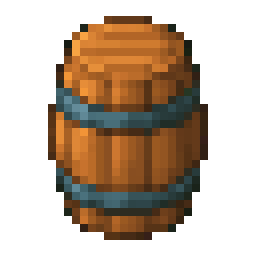
#> input picture tools/pixel/native/barrel.png, 32 x 32 px (shown 8 times larger)
$ python -i pixel.py   (imports and definitions only)
#> lines starting #> are read from the running program, lines starting #| are printed output that depends on the picture; after the words box and inside, x2 and y2 are one past the last pixel; in counts of white or black regions, pixels touching at a corner belong together
#!/usr/bin/env python3
"""Classic Shovey's pixel sprites: 32 by 32 pictures shown four times larger.

    python3 tools/pixel/pixel.py generate [NAME ...]   # draw missing sprites
    python3 tools/pixel/pixel.py fit [NAME ...]        # fit kept pictures again
    python3 tools/pixel/pixel.py build                 # write assets/shovey/sprites

Ground tiles, walls, pits and markings are drawn here. Characters and objects
come from an image model asked for pixel art on magenta: preferably Google Flow
(free; save its downloads as backup/pixel-raw/NAME-N.jpg and run `fit`), or
OpenRouter through `generate` (paid; key OPENROUTER_API_KEY). `fit` finds the
model's grid, sizes the object and keeps the result in tools/pixel/native.
"""
import argparse
import base64
import colorsys
import hashlib
import io
import json
import math
import os
import random
import sys
import urllib.request
from concurrent.futures import ThreadPoolExecutor
from pathlib import Path

import numpy as np
from PIL import Image, ImageDraw

ROOT = Path(__file__).resolve().parents[2]
HERE = ROOT / 'tools/pixel'
NATIVE = HERE / 'native'
RAW = ROOT / 'backup/pixel-raw'
SPRITES = ROOT / 'assets/shovey/sprites'
SIZE, SCALE = 32, 4
MODEL = 'google/gemini-3.1-flash-image'
SPEC = json.loads((HERE / 'sprites.json').read_text())
#> (reads tools/pixel/sprites.json from the repository)
#> further down, picture is the input picture: PIL image 32x32 RGBA; mean R, G, B, A 57.2, 39.9, 21.9, 115

# ---------------------------------------------------------------- generation


def magenta(pixels):
    r, g, b = (pixels[..., i].astype(int) for i in range(3))
    return (r > 170) & (b > 170) & (g < 110)


# [142 lines left out: functions extract, pixelate, ask, on_magenta, draw, fit and 1 more, not called in this run]


def native(name):
    return Image.open(NATIVE / f'{name}.png').convert('RGBA')


# ---------------------------------------------------------------- drawn tiles


# Each pit's body and rim are pulled halfway towards the body and shade of
# the ball it takes.
PIT_COLOURS = {
    'red': ((255, 0, 0), (132, 0, 0), (230, 0, 0), (167, 0, 0)),
    'blue': ((0, 0, 255), (0, 0, 132), (24, 99, 220), (7, 44, 130)),
    'green': ((0, 255, 0), (0, 130, 0), (65, 180, 70), (34, 122, 47)),
    'cyan': ((0, 255, 255), (0, 132, 132), (65, 176, 180), (34, 109, 122)),
    'purple': ((170, 0, 255), (88, 0, 132), (119, 24, 220), (76, 7, 130)),
    'yellow': ((255, 255, 0), (132, 132, 0), (230, 227, 0), (167, 165, 0)),
}


# [18 lines left out: function pit, not called in this run]


def shade(colour, factor):
    return tuple(max(0, min(255, round(c * factor))) for c in colour[:3]) + (255,)


FLOOR = (208, 211, 210, 255)
GRASS = (104, 172, 92, 255)
ORANGE = (221, 137, 64, 255)
MOSS_BUTTON_COLORS = ((57, 157, 61, 255), (65, 137, 211, 255),
                      (207, 75, 60, 255), (224, 180, 47, 255), (155, 92, 204, 255))


# [23 lines left out: functions grain, floor, not called in this run]


def grass():
    image = Image.new('RGBA', (SIZE, SIZE), GRASS)
    return grain(image, 11, dark=0.82, light=1.12, share=0.34)


# [32 lines left out: functions grass_edge, bevel, not called in this run]


STONE = (178, 178, 174, 255)
MATERIALS = ((104, 126, 137, 255), (166, 102, 78, 255),
             (198, 177, 128, 255), (145, 110, 76, 255))


# [82 lines left out: functions wall, wall_variant, material_floor, not called in this run]


MOSS = ((52, 118, 58, 255), (78, 150, 66, 255), (112, 178, 80, 255), (150, 204, 100, 255))


# [213 lines left out: functions moss, mossy_wall, mossy_floor, pressure_plate, boulder, lantern and 7 more, not called in this run]


# The big boat is 96 by 96, three cells each way; Codex drew it (prompt and
# raw pictures in backup/boat-2026-10-24) and it was fitted with an area
# average snapped to the model's colours. Its near side starts at the light
# top edge of the near gunwale, which runs down from the stern to the bow;
# rows above this one belong to the boat's far side and its deck.
BOAT_NEAR_SIDE_FROM = 72


# [46 lines left out: functions boat_calm, boat_near_edge, boat_hull_front, not called in this run]


# The wake picture is the boat's canvas widened ahead of the bow, so the
# spray can fly in front of it: 128 by 96, the boat on its left 96 columns.
BOAT_WAKE_WIDTH = 128


# [162 lines left out: functions boat_wake, shrink, floating_crate, mirror_panel, laser_emitter, laser_receiver and 3 more, not called in this run]


def over_floor(sprite):
    return sprite.copy()


# [131 lines left out: functions on_grass, recolour, glow, scatter, flowers, grass_tufts and 5 more, not called in this run]


def cracked_wall():
    return fracture(Image.new('RGBA', (SIZE, SIZE)))


def sand():
    return grain(Image.new('RGBA', (SIZE, SIZE), (218, 199, 151, 255)),
                 78, dark=0.88, light=1.10, share=0.56)


# [16 lines left out: function water_edge, not called in this run]


def hole():
    """An abyss on its own, ground on every side (the palette's picture)."""
    return abyss_edge(15)


LAVA_GLOW = (1.0, 1.08, 1.14, 1.07)


# [156 lines left out: functions lava_edge, lava_floor, abyss_edge, abyss_corner, arrow, ice_patch, not called in this run]


def cracked_floor():
    return fracture(Image.new('RGBA', (SIZE, SIZE)))


# [78 lines left out: functions bomb_crate, burst, explosion, not called in this run]


def colour_portal(hue):
    return over_floor(recolour(native('teleporter'), lambda h, s, v: s > 0.12, hue))


def grainy(sprite, seed):
    """Shovey's coat, speckled like the stone around him."""
    return grain(sprite.copy(), seed, dark=0.8, light=1.16, share=0.42)


# ---------------------------------------------------------------- the set


# [294 lines left out: functions crate_sprite, locked_door, trail_marker, slide_chevrons, sprites, not called in this run]


# The game card: Shovey pushes a red ball towards its pit in the courtyard.
CARD = [
    '###############',
    '#.............#',
    '#..H......*...#',
    '#.............#',
    '#....P1...r...#',
    '#.............#',
    '#..c......k...#',
    '#.............#',
    '###############',
]


# [10 lines left out: function card, not called in this run]


def saturate(image, amount=1.18):
    """A little more colour; greys stay grey."""
#> called with amount = 1.18
    from PIL import ImageEnhance
    alpha = image.getchannel('A')
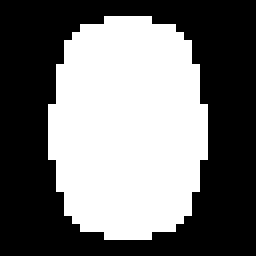
#> alpha: PIL image 32x32 L (shown 8 times larger); 45.1% white; 1 white region, box (x1, y1, x2, y2) and area: (6, 2, 26, 30) 462
    image = ImageEnhance.Color(image.convert('RGB')).enhance(amount).convert('RGBA')
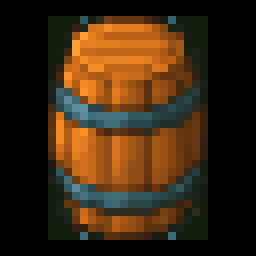
#> image: PIL image 32x32 RGBA (shown 8 times larger); mean R, G, B, A 59.4, 39, 17.8, 255
    image.putalpha(alpha)
    return image


PIT_TILES = ('tile-4', 'tile-5', 'tile-6', 'tile-47', 'tile-48', 'tile-49')


# [59 lines left out: functions build, main, not called in this run]


# [2 lines not run here, left out]

>>> from PIL import Image
>>> picture = Image.open('native/barrel.png')
>>> result = saturate(picture)
